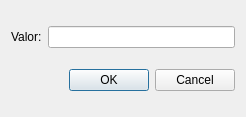
<?xml version="1.0" encoding="UTF-8"?>
<ui version="4.0">
 <class>DialogValue</class>
 <widget class="QDialog" name="DialogValue">
  <property name="geometry">
   <rect>
    <x>0</x>
    <y>0</y>
    <width>246</width>
    <height>117</height>
   </rect>
  </property>
  <property name="windowTitle">
   <string>Dialog</string>
  </property>
  <layout class="QVBoxLayout" name="verticalLayout">
   <item>
    <layout class="QHBoxLayout" name="horizontalLayout">
     <item>
      <widget class="QLabel" name="label">
       <property name="text">
        <string>Valor:</string>
       </property>
      </widget>
     </item>
     <item>
      <widget class="QLineEdit" name="lineEdit"/>
     </item>
    </layout>
   </item>
   <item>
    <widget class="QDialogButtonBox" name="buttonBox">
     <property name="orientation">
      <enum>Qt::Horizontal</enum>
     </property>
     <property name="standardButtons">
      <set>QDialogButtonBox::Cancel|QDialogButtonBox::Ok</set>
     </property>
    </widget>
   </item>
  </layout>
 </widget>
 <resources/>
 <connections>
  <connection>
   <sender>buttonBox</sender>
   <signal>accepted()</signal>
   <receiver>DialogValue</receiver>
   <slot>accept()</slot>
   <hints>
    <hint type="sourcelabel">
     <x>248</x>
     <y>254</y>
    </hint>
    <hint type="destinationlabel">
     <x>157</x>
     <y>274</y>
    </hint>
   </hints>
  </connection>
  <connection>
   <sender>buttonBox</sender>
   <signal>rejected()</signal>
   <receiver>DialogValue</receiver>
   <slot>reject()</slot>
   <hints>
    <hint type="sourcelabel">
     <x>316</x>
     <y>260</y>
    </hint>
    <hint type="destinationlabel">
     <x>286</x>
     <y>274</y>
    </hint>
   </hints>
  </connection>
 </connections>
</ui>
